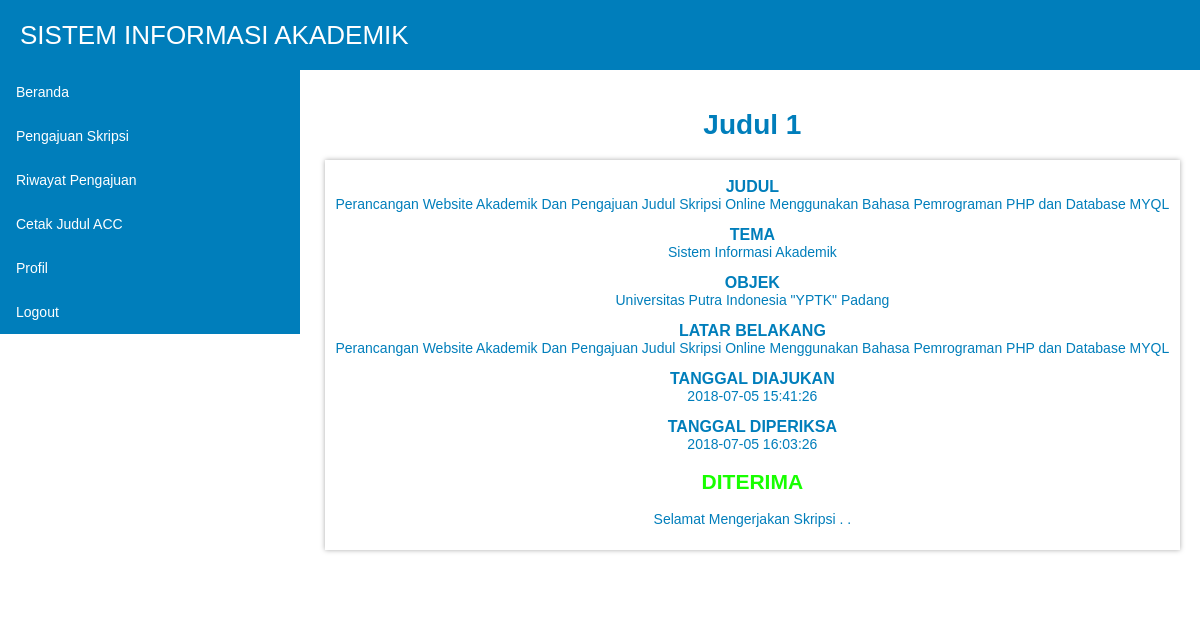
/mahasiswa/index.php?p=riwayatpengajuan (signed in), run on the app's committed database.
### tables this page shows
CREATE TABLE IF NOT EXISTS `skripsi` (
  `idskripsi` int(11) NOT NULL AUTO_INCREMENT,
  `nobp` varchar(20) NOT NULL,
  `judulskripsi` text NOT NULL,
  `temaskripsi` text NOT NULL,
  `objekskripsi` text NOT NULL,
  `ltrbelakangskripsi` text NOT NULL,
  `tgldiajukan` datetime NOT NULL DEFAULT '0000-00-00 00:00:00',
  `tglditerima` datetime NOT NULL DEFAULT '0000-00-00 00:00:00',
  `status` varchar(10) NOT NULL,
  `komentar` text NOT NULL,
  `judulke` int(11) NOT NULL,
  PRIMARY KEY (`idskripsi`)
);

### mahasiswa/riwayatpengajuan.php (the view, shortened to what this page needs)
<?php
$tampil = mysqli_query($kon, "select * from skripsi,mahasiswa where skripsi.nobp = mahasiswa.nobp and mahasiswa.nobp = '$_SESSION[nobp]' and skripsi.judulke=1")or die (error);
if(mysqli_num_rows($tampil) > 0) {
$data = mysqli_fetch_array($tampil);
if($data['status'] == '') {
	$status = "<h2 style='color: #000000'>BELUM DIPERIKSA</h2>";
} else if($data['status'] == 'acc') {
	$status = "<h2 style='color: #18ff00'>DITERIMA</h2>";
} else if($data['status'] == 'tolak') {
	$status = "<h2 style='color: #ff0006'>DITOLAK</h2>";
}
?>
<center>
<h1>Judul 1</h1>
<fieldset id="berita">
<p>
	<big>JUDUL</big><br>
	<?php echo $data['judulskripsi'];?>
</p>
<p>
	<big>TEMA</big><br>
	<?php echo $data['temaskripsi'];?>
</p>
<p>
	<big>OBJEK</big><br>
	<?php echo $data['objekskripsi'];?>
</p>
<p>
	<big>LATAR BELAKANG</big><br>
	<?php echo $data['ltrbelakangskripsi'];?>
</p>
<p>
	<big>TANGGAL DIAJUKAN</big><br>
	<?php echo $data['tgldiajukan'];?>
</p>
<p>
	<big>TANGGAL DIPERIKSA</big><br>
	<?php echo $data['tglditerima'];?>
</p>
<p>
	<?php echo $status ?>
	<?php echo $data['komentar'];?>
</p>
</fieldset>
</center>
<?php } else {
			echo "";
}
?>
<br>
<br>

### mahasiswa/style.css (style rules this page uses)
#berita { max-width:100%; margin:10px auto; position:relative; display:block; background-color:#FFFFFF; box-shadow: 0 0 5px #aaa; height:auto; }
big { font-size:16px; font-weight:bold; }
fieldset { margin:0px; border:none; }

### data on the page
skripsi: judulskripsi "Perancangan Website Akademik Dan Pengajuan Judul Skripsi Online Menggunakan Bahasa Pemrograman PHP dan Database MYQL", temaskripsi "Sistem Informasi Akademik", objekskripsi "Universitas Putra Indonesia \"YPTK\" Padang", ltrbelakangskripsi "Perancangan Website Akademik Dan Pengajuan Judul Skripsi Online Menggunakan Bahasa Pemrograman PHP dan Database MYQL", tgldiajukan "2018-07-05 15:41:26", tglditerima "2018-07-05 16:03:26", komentar "Selamat Mengerjakan Skripsi . ."
